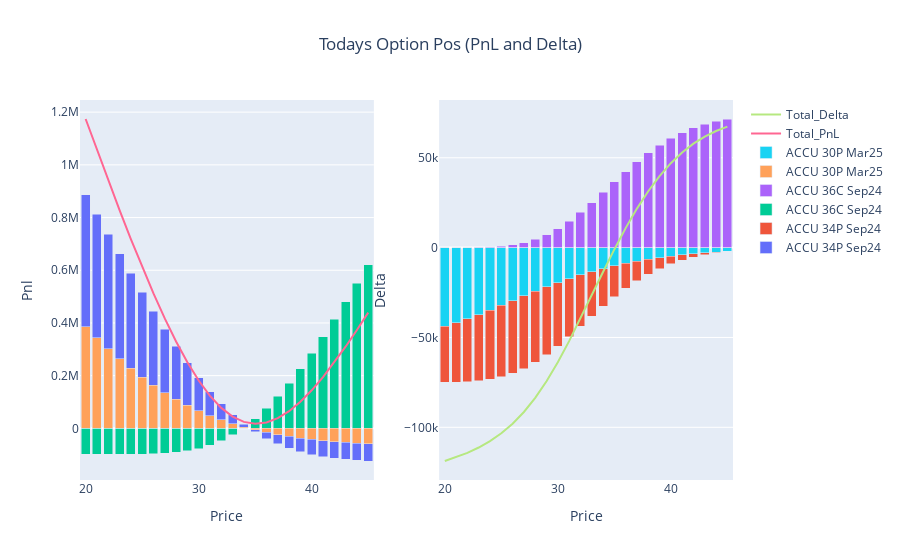

The cell this chart's notebook holds for it:
### Code cell
fig_p = go.Figure()
for i in list(p)[1:-1]:
    fig_p.add_trace(go.Bar(x=p.Price, y=p[i], name=i, base=0))

fig_p.add_trace(go.Scatter(x=p.Price, y=p.Option_Pnl, mode='lines', name='Total_PnL'))

#fig_p.update_layout(title='Option PnL Today', xaxis_title='Price', yaxis_title='pnl', barmode='stack')
#fig_p.show()

#~~~~~~~~~~~~~~~~~~~~~~~~~~~~~~~~~~~~~~~~~~~~~~~~~~~~~~~~~~~~~~~~~~~~~~~~~~~~~~~~~
fig_d = go.Figure()
for i in list(d)[1:-1]:
    fig_d.add_trace(go.Bar(x=d.Price, y=d[i], name=i, base=0))

fig_d.add_trace(go.Scatter(x=d.Price, y=d.Option_Delta, mode='lines', name='Total_Delta'))

#~~~~~~~~~~~~~~~~~~~~~~~~~~~~~~~~~~~~~~~~~~~~~~~~~~~~~~~~~~~~~~~~~~~~~~~~~~~~~~~~
fig = make_subplots(rows=1, cols=2)
for i in range(0,len(fig_p.data)):
    fig.add_trace(fig_p.data[i], row=1, col=1)
    fig.add_trace(fig_d.data[i], row=1, col=2)
    
fig.update_layout(title={'text': 'Todays Option Pos (PnL and Delta)','x': 0.5,'xanchor': 'center'}, barmode='stack')

fig.update_xaxes(title_text="Price", row=1, col=1)
fig.update_yaxes(title_text="Pnl", row=1, col=1)
fig.update_xaxes(title_text="Price", row=1, col=2)
fig.update_yaxes(title_text="Delta", row=1, col=2)    
fig.show()

### Figure 1 — Plotly figure (JSON) as saved in the notebook; plotly's stock layout.template omitted (floating-point values rounded to 4 significant figures)
{"data": [{"base": 0, "name": "ACCU 34P Sep24", "type": "bar", "x": [20, 21, 22, 23, 24, 25, 26, 27, 28, 29, 30, 31, 32, 33, 34, 35, 36, 37, 38, 39, 40, 41, 42, 43, 44, 45], "xaxis": "x", "y": [886600.0, 811700.0, 737000.0, 662600.0, 588900.0, 516200.0, 445100.0, 376400.0, 310700.0, 248900.0, 191600.0, 139500.0, 92770.0, 51740.0, 16330.0, -13710.0, -38760.0, -59290.0, -75860.0, -89030.0, -99350.0, -107300.0, -113400.0, -118000.0, -121400.0, -123900.0], "yaxis": "y"}, {"base": 0, "name": "ACCU 34P Sep24", "type": "bar", "x": [20, 21, 22, 23, 24, 25, 26, 27, 28, 29, 30, 31, 32, 33, 34, 35, 36, 37, 38, 39, 40, 41, 42, 43, 44, 45], "xaxis": "x2", "y": [-74930.0, -74820.0, -74580.0, -74120.0, -73290.0, -71970.0, -70020.0, -67330.0, -63870.0, -59660.0, -54800.0, -49470.0, -43870.0, -38200.0, -32680.0, -27470.0, -22700.0, -18460.0, -14780.0, -11660.0, -9065.0, -6957.0, -5273.0, -3950.0, -2926.0, -2145.0], "yaxis": "y2"}, {"base": 0, "name": "ACCU 36C Sep24", "type": "bar", "x": [20, 21, 22, 23, 24, 25, 26, 27, 28, 29, 30, 31, 32, 33, 34, 35, 36, 37, 38, 39, 40, 41, 42, 43, 44, 45], "xaxis": "x", "y": [-98540.0, -98530.0, -98500.0, -98410.0, -98180.0, -97650.0, -96570.0, -94530.0, -90990.0, -85260.0, -76540.0, -64050.0, -47000.0, -24770.0, 3079.0, 36760.0, 76260.0, 121400.0, 171600.0, 226600.0, 285600.0, 348000.0, 413400.0, 481000.0, 550500.0, 621500.0], "yaxis": "y"}, {"base": 0, "name": "ACCU 36C Sep24", "type": "bar", "x": [20, 21, 22, 23, 24, 25, 26, 27, 28, 29, 30, 31, 32, 33, 34, 35, 36, 37, 38, 39, 40, 41, 42, 43, 44, 45], "xaxis": "x2", "y": [4.422, 16.35, 51.59, 141.7, 343.9, 748.9, 1481.0, 2686.0, 4515.0, 7088.0, 10470.0, 14650.0, 19550.0, 24980.0, 30750.0, 36610.0, 42350.0, 47760.0, 52690.0, 57070.0, 60840.0, 64000.0, 66590.0, 68670.0, 70300.0, 71560.0], "yaxis": "y2"}, {"base": 0, "name": "ACCU 30P Mar25", "type": "bar", "x": [20, 21, 22, 23, 24, 25, 26, 27, 28, 29, 30, 31, 32, 33, 34, 35, 36, 37, 38, 39, 40, 41, 42, 43, 44, 45], "xaxis": "x", "y": [385900.0, 343100.0, 302300.0, 263800.0, 227800.0, 194400.0, 163600.0, 135500.0, 110000.0, 86960.0, 66380.0, 48060.0, 31850.0, 17580.0, 5074.0, -5829.0, -15300.0, -23490.0, -30550.0, -36620.0, -41820.0, -46260.0, -50050.0, -53270.0, -56000.0, -58310.0], "yaxis": "y"}, {"base": 0, "name": "ACCU 30P Mar25", "type": "bar", "x": [20, 21, 22, 23, 24, 25, 26, 27, 28, 29, 30, 31, 32, 33, 34, 35, 36, 37, 38, 39, 40, 41, 42, 43, 44, 45], "xaxis": "x2", "y": [-43810.0, -41860.0, -39660.0, -37270.0, -34730.0, -32100.0, -29450.0, -26810.0, -24240.0, -21770.0, -19430.0, -17240.0, -15210.0, -13360.0, -11670.0, -10160.0, -8805.0, -7604.0, -6544.0, -5614.0, -4803.0, -4098.0, -3488.0, -2963.0, -2511.0, -2125.0], "yaxis": "y2"}, {"mode": "lines", "name": "Total_PnL", "type": "scatter", "x": [20, 21, 22, 23, 24, 25, 26, 27, 28, 29, 30, 31, 32, 33, 34, 35, 36, 37, 38, 39, 40, 41, 42, 43, 44, 45], "xaxis": "x", "y": [1174000.0, 1056000.0, 940800.0, 828000.0, 718500.0, 612900.0, 512200.0, 417300.0, 329700.0, 250600.0, 181500.0, 123500.0, 77620.0, 44550.0, 24480.0, 17220.0, 22210.0, 38570.0, 65210.0, 100900.0, 144400.0, 194400.0, 249900.0, 309800.0, 373100.0, 439300.0], "yaxis": "y"}, {"mode": "lines", "name": "Total_Delta", "type": "scatter", "x": [20, 21, 22, 23, 24, 25, 26, 27, 28, 29, 30, 31, 32, 33, 34, 35, 36, 37, 38, 39, 40, 41, 42, 43, 44, 45], "xaxis": "x2", "y": [-118700.0, -116700.0, -114200.0, -111200.0, -107700.0, -103300.0, -97990.0, -91460.0, -83590.0, -74340.0, -63760.0, -52050.0, -39530.0, -26570.0, -13600.0, -1012.0, 10840.0, 21690.0, 31370.0, 39800.0, 46970.0, 52940.0, 57830.0, 61750.0, 64860.0, 67290.0], "yaxis": "y2"}], "layout": {"autosize": true, "barmode": "stack", "title": {"text": "Todays Option Pos (PnL and Delta)", "x": 0.5, "xanchor": "center"}, "xaxis": {"anchor": "y", "autorange": true, "domain": [0, 0.45], "range": [19.5, 45.5], "title": {"text": "Price"}, "type": "linear"}, "xaxis2": {"anchor": "y2", "autorange": true, "domain": [0.55, 1], "range": [19.5, 45.5], "title": {"text": "Price"}, "type": "linear"}, "yaxis": {"anchor": "x", "autorange": true, "domain": [0, 1], "range": [-196000.0, 1246000.0], "title": {"text": "Pnl"}, "type": "linear"}, "yaxis2": {"anchor": "x2", "autorange": true, "domain": [0, 1], "range": [-129300.0, 82130.0], "title": {"text": "Delta"}, "type": "linear"}}}
